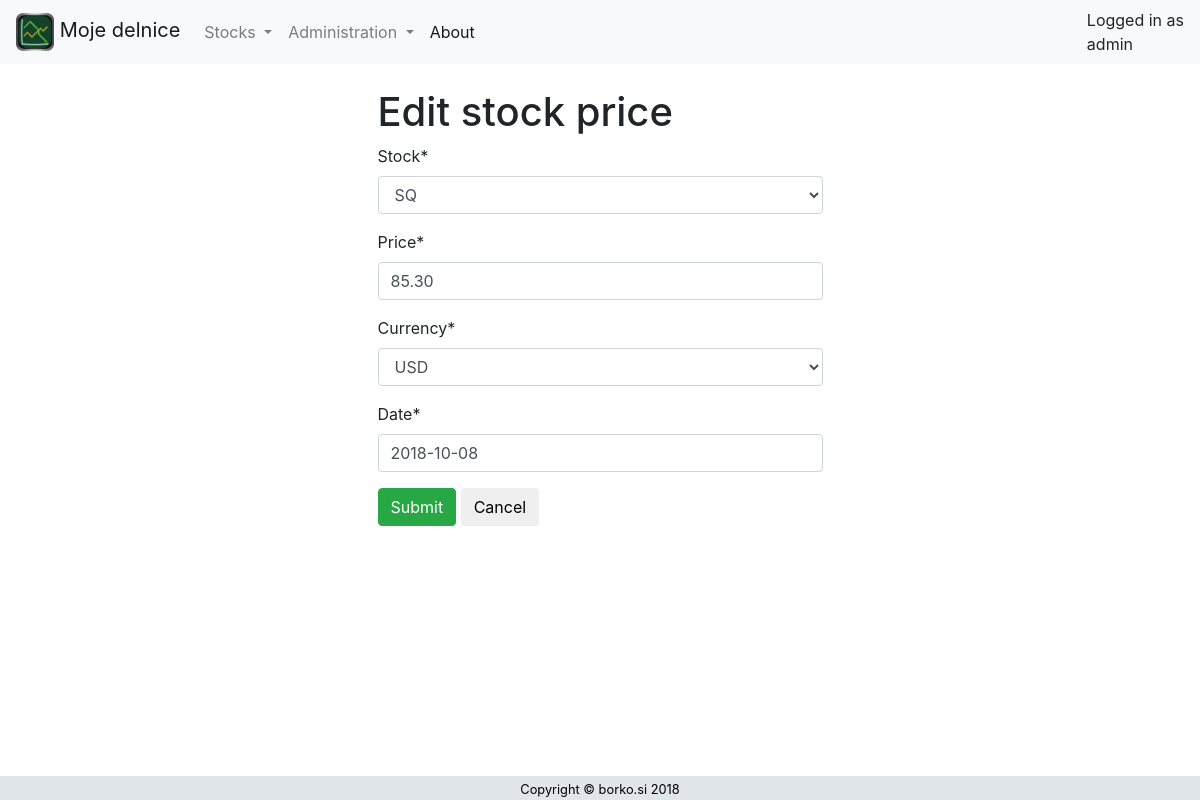
The app's page /stockprices/edit/1 (signed in) with its own data.
### pages/models.py (models this page shows, shortened)
class StockPrice(models.Model):
    stock = models.ForeignKey(Stock, on_delete=models.CASCADE)
    price = models.DecimalField(max_digits=5, decimal_places=2)
    currency = models.ForeignKey(Currency, on_delete=models.CASCADE)
    date = models.DateField()
    created_by = models.ForeignKey(settings.AUTH_USER_MODEL, on_delete=models.CASCADE)
    created_date_time = models.DateTimeField(auto_now_add=True)
    updated_date_time = models.DateTimeField(auto_now=True)
    class Meta:
      db_table = "stock_prices"

### pages/views.py (the view)
# urls.py: path('stockprices/edit/<int:id>', views.edit_stockprice, name='edit_stockprice'),
def edit_stockprice(request, id = None):
    stockprice = get_object_or_404(StockPrice, id = id)
    if request.method == "POST":
        form = StockPriceForm(request.POST, instance = stockprice)
        if form.is_valid():
            stockprice = form.save(commit=False)
            stockprice.save()
            return redirect('stockprices')
    else:
        form = StockPriceForm(instance = stockprice)
    return render(request, "stockprices/edit_stockprice.html", {'form': form})

### pages/forms.py
class StockPriceForm(forms.ModelForm):
    class Meta:
        model = StockPrice
        fields = ('stock', 'price', 'currency', 'date')

### pages/models.py (called while the page is built)
    def __str__(self):
        return self.code

    def __str__(self):
        return self.code

### pages/templates/stockprices/edit_stockprice.html (shortened to what this page needs)
{% extends 'base.html' %}
{% load crispy_forms_tags %}
{% block content %}
<div class="row">
    <div class="col">
    </div>
    <div class="col-5">
      <h1>Edit stock price</h1>
      <form method="post" novalidate>
        {{ form|crispy }}
        <button type="submit" class="btn btn-success">Submit</button>
        <button onclick="window.history.back();" class="btn btn-default" type="button">Cancel</button>
      </form>
    </div>
    <div class="col">
    </div>
  </div>
{% endblock %}

### pages/templates/base.html (shortened to what this page needs)
<!doctype html>
<html lang="en">
  {% load static %}
  <head>
    <link rel="stylesheet" href="https://stackpath.bootstrapcdn.com/bootstrap/4.1.3/css/bootstrap.min.css">
    <link href="https://maxcdn.bootstrapcdn.com/font-awesome/4.7.0/css/font-awesome.min.css" rel="stylesheet">
    <link rel="stylesheet" href="{% static 'css/style.css' %}">
  </head>
  <body>
    <nav class="navbar navbar-expand-lg navbar-light bg-light">
      <a class="navbar-brand" href="{% url 'home' %}">
        <img src="{% static 'images/ikona_192.png' %}" width="38" height="38" alt=""/>
        Moje delnice
      </a>
      <div class="collapse navbar-collapse" id="navbarSupportedContent">
        <ul class="navbar-nav mr-auto">
          {% if user.is_authenticated %}
          <li class="nav-item dropdown">
            <a class="nav-link dropdown-toggle" href="#" id="navbarDropdown" role="button" data-toggle="dropdown" aria-haspopup="true" aria-expanded="false">
              Stocks
            </a>
          </li>
          <li class="nav-item dropdown">
            <a class="nav-link dropdown-toggle" href="#" id="navbarDropdown" role="button" data-toggle="dropdown" aria-haspopup="true" aria-expanded="false">
              Administration
            </a>
          </li>
          {% endif %}
          <li class="nav-item active">
            <a class="nav-link" href="{% url 'about' %}">About</a>
          </li>
        </ul>
      </div>
      {% if user.is_authenticated %}
        <div>
          <span class="display">Logged in as</span>
        <br/>
          <span class="display">{{ user.username }}</span>
        </div>
	    {% else %}
        <!-- show login form (currenty not used
        <a class="btn btn-outline-success" href="{% url 'login' %}" role="button">Login</a>
        -->
        <a class="btn btn-outline-success" href="{% url 'social:begin' 'google-oauth2' %}" role="button">Login with Google</a>
  	  {% endif %}
    </nav>
    <br/>
    <div class="container">
      {% if user.is_authenticated or request.path == '/about/' %}
        {% block content %}
        {% endblock %}
      {% else %}
        <p>Please login</p>
      {% endif %}
      <br/>
      <br/>
    </div>
    <div class="footer">
      <center><small>Copyright &copy; borko.si 2018</small></center>
    </div>
  </body>
</html>

### static/css/style.css (style rules this page uses)
.footer { position: fixed; left: 0; bottom: 0; width: 100%; background-color: #e1e6ea!important; color: black; text-align: center; }

### records on screen
StockPrice: stock "SQ", price "85.30", currency "USD", date "2018-10-08"

### other values on screen
{{ user.username }} "admin"
